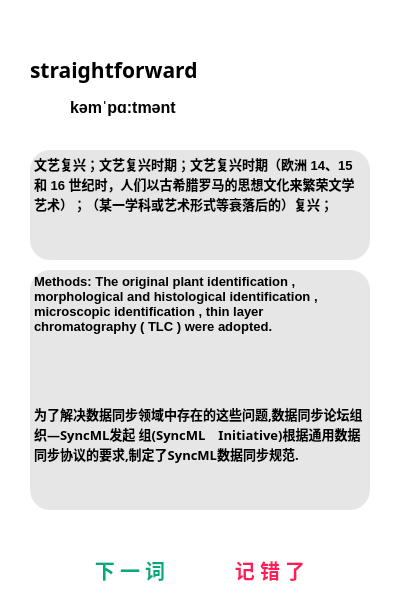
  <widget class="QWidget" name="wordInfo" native="true">
   <property name="geometry">
    <rect>
     <x>400</x>
     <y>0</y>
     <width>400</width>
     <height>600</height>
    </rect>
   </property>
   <property name="styleSheet">
    <string notr="true">background-color: rgb(255, 255, 255);</string>
   </property>
   <widget class="QLabel" name="englishWord">
    <property name="geometry">
     <rect>
      <x>30</x>
      <y>50</y>
      <width>250</width>
      <height>40</height>
     </rect>
    </property>
    <property name="font">
     <font>
      <family>Arial Rounded MT Bold</family>
      <pointsize>16</pointsize>
      <weight>75</weight>
      <bold>true</bold>
     </font>
    </property>
    <property name="text">
     <string>straightforward</string>
    </property>
   </widget>
   <widget class="QPushButton" name="vocal">
    <property name="geometry">
     <rect>
      <x>30</x>
      <y>95</y>
      <width>25</width>
      <height>25</height>
     </rect>
    </property>
    <property name="styleSheet">
     <string notr="true">#vocal
{
border-image: url(:/icon/vocal.png);
border:none;
}
#vocal:hover
{
border-image: url(:/icon/vocal2.png);
}
</string>
    </property>
    <property name="text">
     <string/>
    </property>
   </widget>
   <widget class="QLabel" name="pa">
    <property name="geometry">
     <rect>
      <x>70</x>
      <y>95</y>
      <width>160</width>
      <height>25</height>
     </rect>
    </property>
    <property name="font">
     <font>
      <pointsize>12</pointsize>
      <weight>75</weight>
      <bold>true</bold>
     </font>
    </property>
    <property name="text">
     <string>kəmˈpɑ:tmənt</string>
    </property>
   </widget>
   <widget class="QTextBrowser" name="englishInstance">
    <property name="geometry">
     <rect>
      <x>30</x>
      <y>270</y>
      <width>340</width>
      <height>130</height>
     </rect>
    </property>
    <property name="font">
     <font>
      <pointsize>10</pointsize>
      <weight>75</weight>
      <bold>true</bold>
     </font>
    </property>
    <property name="styleSheet">
     <string notr="true">border:none;
border-top-right-radius:20px;
border-top-left-radius:20px;
background-color: rgba(220, 220, 220, 180)</string>
    </property>
    <property name="html">
     <string>&lt;!DOCTYPE HTML PUBLIC &quot;-//W3C//DTD HTML 4.0//EN&quot; &quot;http://www.w3.org/TR/REC-html40/strict.dtd&quot;&gt;
&lt;html&gt;&lt;head&gt;&lt;meta name=&quot;qrichtext&quot; content=&quot;1&quot; /&gt;&lt;style type=&quot;text/css&quot;&gt;
p, li { white-space: pre-wrap; }
&lt;/style&gt;&lt;/head&gt;&lt;body style=&quot; font-family:'SimSun'; font-size:10pt; font-weight:600; font-style:normal;&quot;&gt;
&lt;p style=&quot; margin-top:0px; margin-bottom:0px; margin-left:0px; margin-right:0px; -qt-block-indent:0; text-indent:0px;&quot;&gt;Methods: The original plant identification , morphological and histological identification , microscopic identification , thin layer chromatography ( TLC ) were adopted.&lt;/p&gt;&lt;/body&gt;&lt;/html&gt;</string>
    </property>
   </widget>
   <widget class="QTextBrowser" name="chineseInstance">
    <property name="geometry">
     <rect>
      <x>30</x>
      <y>400</y>
      <width>340</width>
      <height>110</height>
     </rect>
    </property>
    <property name="font">
     <font>
      <family>宋体</family>
      <pointsize>10</pointsize>
      <weight>75</weight>
      <bold>true</bold>
     </font>
    </property>
    <property name="styleSheet">
     <string notr="true">border:none;
border-bottom-right-radius:20px;
border-bottom-left-radius:20px;
background-color: rgba(220, 220, 220, 180)</string>
    </property>
    <property name="html">
     <string>&lt;!DOCTYPE HTML PUBLIC &quot;-//W3C//DTD HTML 4.0//EN&quot; &quot;http://www.w3.org/TR/REC-html40/strict.dtd&quot;&gt;
&lt;html&gt;&lt;head&gt;&lt;meta name=&quot;qrichtext&quot; content=&quot;1&quot; /&gt;&lt;style type=&quot;text/css&quot;&gt;
p, li { white-space: pre-wrap; }
&lt;/style&gt;&lt;/head&gt;&lt;body style=&quot; font-family:'宋体'; font-size:10pt; font-weight:600; font-style:normal;&quot;&gt;
&lt;p style=&quot; margin-top:0px; margin-bottom:0px; margin-left:0px; margin-right:0px; -qt-block-indent:0; text-indent:0px;&quot;&gt;为了解决数据同步领域中存在的这些问题,数据同步论坛组织—SyncML发起 组(SyncML　Initiative)根据通用数据同步协议的要求,制定了SyncML数据同步规范.&lt;/p&gt;&lt;/body&gt;&lt;/html&gt;</string>
    </property>
   </widget>
   <widget class="QPushButton" name="nextOne">
    <property name="geometry">
     <rect>
      <x>70</x>
      <y>550</y>
      <width>120</width>
      <height>40</height>
     </rect>
    </property>
    <property name="font">
     <font>
      <family>宋体</family>
      <pointsize>15</pointsize>
      <weight>75</weight>
      <bold>true</bold>
     </font>
    </property>
    <property name="styleSheet">
     <string notr="true">#nextOne
{
color: rgb(0, 170, 127);
border:none;
}
#nextOne:hover
{
color: rgb(238, 112, 0);
}
</string>
    </property>
    <property name="text">
     <string>下 一 词</string>
    </property>
   </widget>
   <widget class="QTextBrowser" name="chineseWord">
    <property name="geometry">
     <rect>
      <x>30</x>
      <y>150</y>
      <width>340</width>
      <height>110</height>
     </rect>
    </property>
    <property name="font">
     <font>
      <pointsize>10</pointsize>
      <weight>75</weight>
      <bold>true</bold>
     </font>
    </property>
    <property name="styleSheet">
     <string notr="true">border:none;
border-radius:20px;
background-color: rgba(220, 220, 220, 180)</string>
    </property>
    <property name="html">
     <string>&lt;!DOCTYPE HTML PUBLIC &quot;-//W3C//DTD HTML 4.0//EN&quot; &quot;http://www.w3.org/TR/REC-html40/strict.dtd&quot;&gt;
&lt;html&gt;&lt;head&gt;&lt;meta name=&quot;qrichtext&quot; content=&quot;1&quot; /&gt;&lt;style type=&quot;text/css&quot;&gt;
p, li { white-space: pre-wrap; }
&lt;/style&gt;&lt;/head&gt;&lt;body style=&quot; font-family:'SimSun'; font-size:10pt; font-weight:600; font-style:normal;&quot;&gt;
&lt;p style=&quot; margin-top:0px; margin-bottom:0px; margin-left:0px; margin-right:0px; -qt-block-indent:0; text-indent:0px;&quot;&gt;文艺复兴；文艺复兴时期；文艺复兴时期（欧洲 14、15 和 16 世纪时，人们以古希腊罗马的思想文化来繁荣文学艺术）；（某一学科或艺术形式等衰落后的）复兴；&lt;/p&gt;&lt;/body&gt;&lt;/html&gt;</string>
    </property>
   </widget>
   <widget class="QLabel" name="label_8">
    <property name="geometry">
     <rect>
      <x>260</x>
      <y>80</y>
      <width>70</width>
      <height>70</height>
     </rect>
    </property>
    <property name="styleSheet">
     <string notr="true">border-image: url(:/icon/plant17.png);</string>
    </property>
    <property name="text">
     <string/>
    </property>
   </widget>
   <widget class="QLabel" name="label_9">
    <property name="geometry">
     <rect>
      <x>320</x>
      <y>100</y>
      <width>50</width>
      <height>50</height>
     </rect>
    </property>
    <property name="styleSheet">
     <string notr="true">border-image: url(:/icon/plant17.png);</string>
    </property>
    <property name="text">
     <string/>
    </property>
   </widget>
   <widget class="QLabel" name="label_10">
    <property name="geometry">
     <rect>
      <x>5</x>
      <y>530</y>
      <width>70</width>
      <height>70</height>
     </rect>
    </property>
    <property name="styleSheet">
     <string notr="true">border-image: url(:/icon/plant16.png);</string>
    </property>
    <property name="text">
     <string/>
    </property>
   </widget>
   <widget class="QLabel" name="label_11">
    <property name="geometry">
     <rect>
      <x>330</x>
      <y>530</y>
      <width>70</width>
      <height>70</height>
     </rect>
    </property>
    <property name="styleSheet">
     <string notr="true">border-image: url(:/icon/food9.png);</string>
    </property>
    <property name="text">
     <string/>
    </property>
   </widget>
   <widget class="QLabel" name="label_12">
    <property name="geometry">
     <rect>
      <x>340</x>
      <y>10</y>
      <width>50</width>
      <height>50</height>
     </rect>
    </property>
    <property name="styleSheet">
     <string notr="true">border-image: url(:/icon/sun.png);</string>
    </property>
    <property name="text">
     <string/>
    </property>
   </widget>
   <widget class="QLabel" name="label_13">
    <property name="geometry">
     <rect>
      <x>85</x>
      <y>0</y>
      <width>50</width>
      <height>50</height>
     </rect>
    </property>
    <property name="styleSheet">
     <string notr="true">border-image: url(:/icon/cloud2.png);</string>
    </property>
    <property name="text">
     <string/>
    </property>
   </widget>
   <widget class="QLabel" name="label_14">
    <property name="geometry">
     <rect>
      <x>30</x>
      <y>5</y>
      <width>50</width>
      <height>50</height>
     </rect>
    </property>
    <property name="styleSheet">
     <string notr="true">border-image: url(:/icon/cloud3.png);</string>
    </property>
    <property name="text">
     <string/>
    </property>
   </widget>
   <widget class="QPushButton" name="fault">
    <property name="geometry">
     <rect>
      <x>210</x>
      <y>550</y>
      <width>120</width>
      <height>40</height>
     </rect>
    </property>
    <property name="font">
     <font>
      <family>宋体</family>
      <pointsize>15</pointsize>
      <weight>75</weight>
      <bold>true</bold>
     </font>
    </property>
    <property name="styleSheet">
     <string notr="true">#fault
{
color:rgb(255, 28, 88);
border:none;
}
#fault:hover
{
color: rgb(238, 112, 0);
}
</string>
    </property>
    <property name="text">
     <string>记 错 了</string>
    </property>
   </widget>
   <widget class="QPushButton" name="close_5">
    <property name="geometry">
     <rect>
      <x>8</x>
      <y>10</y>
      <width>30</width>
      <height>30</height>
     </rect>
    </property>
    <property name="font">
     <font>
      <pointsize>12</pointsize>
      <weight>50</weight>
      <bold>false</bold>
     </font>
    </property>
    <property name="styleSheet">
     <string notr="true">#close_5:!hover
{
border:none;
border-radius:12px;
border-image: url(:/icon/downarrowmin2.png);
}
#close_5:hover
{
border:none;
border-radius:12px;
border-image: url(:/icon/downarrowmin.png);
}</string>
    </property>
    <property name="text">
     <string/>
    </property>
    <property name="iconSize">
     <size>
      <width>16</width>
      <height>16</height>
     </size>
    </property>
   </widget>
   <zorder>close_5</zorder>
   <zorder>englishWord</zorder>
   <zorder>vocal</zorder>
   <zorder>pa</zorder>
   <zorder>englishInstance</zorder>
   <zorder>chineseInstance</zorder>
   <zorder>nextOne</zorder>
   <zorder>chineseWord</zorder>
   <zorder>label_8</zorder>
   <zorder>label_9</zorder>
   <zorder>label_10</zorder>
   <zorder>label_11</zorder>
   <zorder>label_12</zorder>
   <zorder>label_14</zorder>
   <zorder>label_13</zorder>
   <zorder>fault</zorder>
  </widget>
